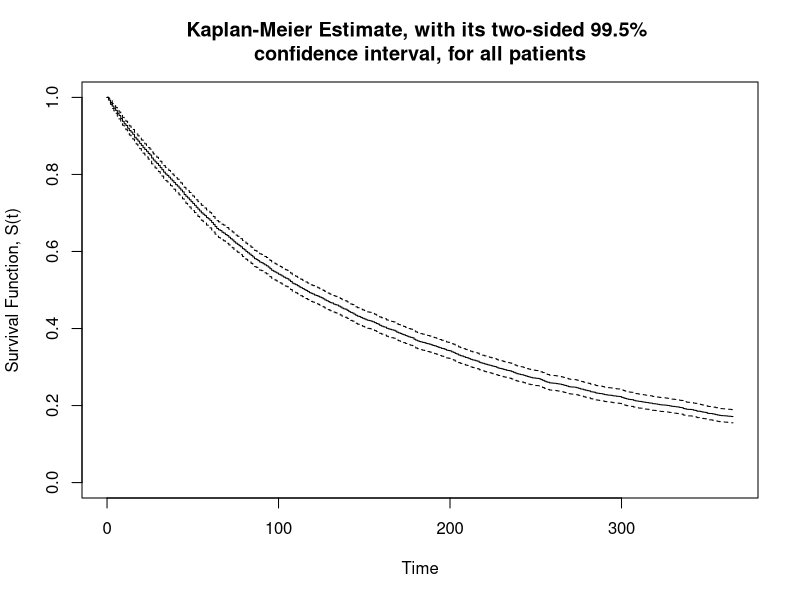
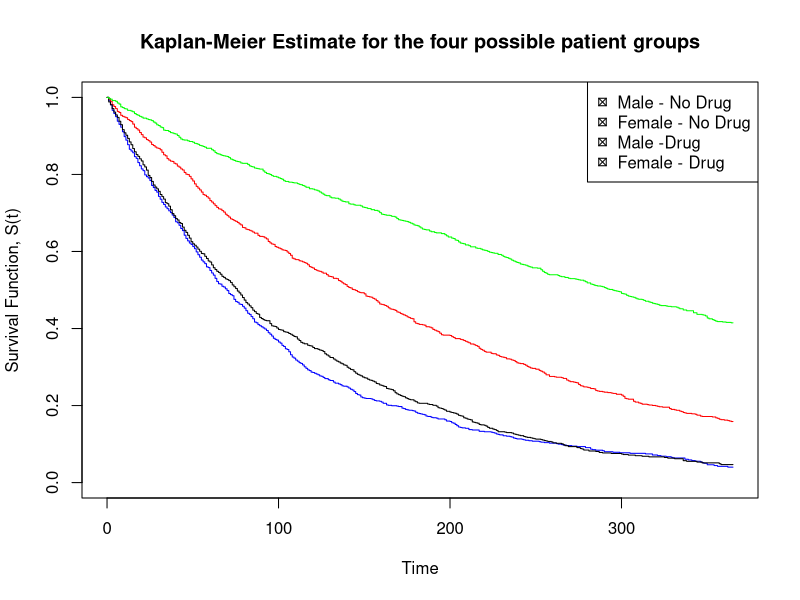

These figures' R source, in order:
## ---- chunk 1
knitr::opts_chunk$set(echo = TRUE)
library(magrittr)
library(knitr)


## ---- chunk 2
library(survival)
## ---- chunk 3
mortalitydata <- 
read.csv(file = "CS2B_Apr_21_Qu_3_Data.csv", head = TRUE)
## ---- chunk 4
head(mortalitydata)
## ---- chunk 5
KMfit = 
survfit( 
 

Surv(mortalitydata$Time, mortalitydata$Status) ~ 1, 
 

conf.int = 0.995) 
## ---- chunk 6
plot( 
 

KMfit, 
 

xlab = "Time", 
 

ylab = "Survival Function, S(t)", 
 

main = "Kaplan-Meier Estimate, with its two-sided 99.5% 
confidence interval, for all patients") 
## ---- chunk 7
summary(KMfit, time = 365)$surv
## ---- chunk 8
KMfit = 
survfit(  Surv(mortalitydata$Time,mortalitydata$Status) ~Drug+Gender, 
    data = mortalitydata
    ) 
 
print(KMfit)

## ---- chunk 9
KMfit = 
survfit( 
  Surv(mortalitydata$Time,mortalitydata$Status)~ mortalitydata$Drug +
    mortalitydata$Gender
  ) 
print(KMfit)

## ---- chunk 10
plot( 
  KMfit,
  xlab = "Time", ylab = "Survival Function, S(t)", 
  main = "Kaplan-Meier Estimate for the four possible patient groups", 
  col = c("blue", "red", "black", "green")
)

legend("topright", 
       legend = c("Male - No Drug", "Female - No Drug", 
                  "Male -Drug", "Female - Drug"), 
       pch = 7)
